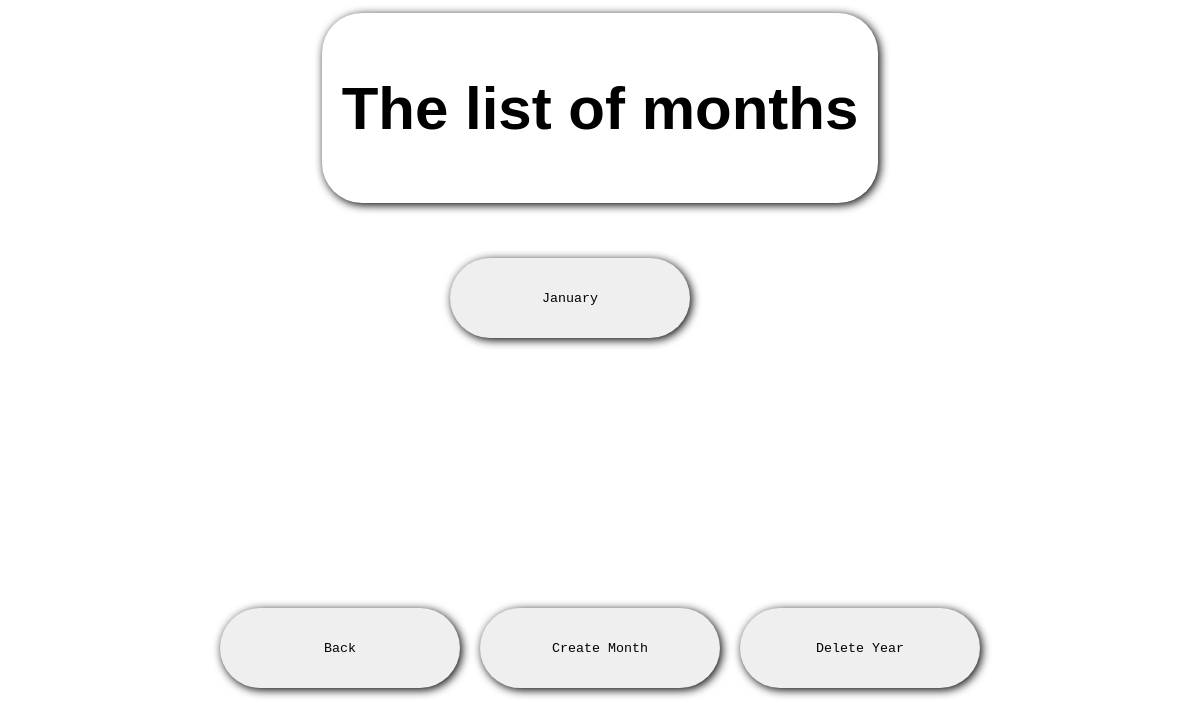
/getmonths29/, run on an earlier commit of the app's database.
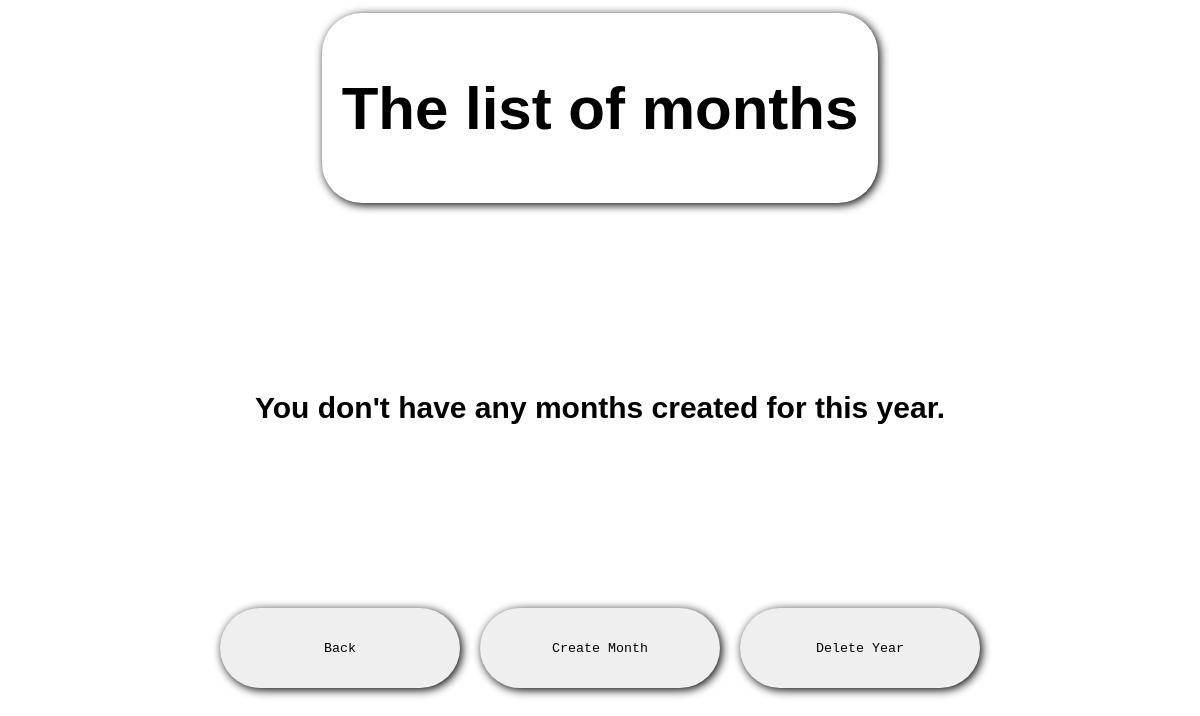
And on a later commit of the database.
### base/models.py (models this page shows)
class Months(models.Model):
    MONTH_CHOICES = [
        ("jan", "January"),
        ("feb", "February"),
        ("mar", "March"),
        ("apr", "April"),
        ("may", "May"),
        ("jun", "June"),
        ("jul", "July"),
        ("aug", "August"),
        ("sep", "September"),
        ("oct", "October"),
        ("nov", "November"),
        ("dec", "December"),
    ]
    name = models.CharField(max_length=3, choices=MONTH_CHOICES)
    year = models.ForeignKey(Year, on_delete= models.CASCADE)
    created_by = models.ForeignKey(User, on_delete=models.CASCADE)
    def __str__(self):
        return dict(self.MONTH_CHOICES).get(self.name, self.name)

### base/views.py (the view)
# urls.py: path("getmonths<int:year_id>/", views.getMonths, name="getmonths"),
def getMonths(request, year_id):
    year = get_object_or_404(Year, id=year_id)
    months = Months.objects.filter(year_id=year_id)
    context = {'months': months, "year": year}
    return render(request, 'base/getmonths.html', context)

### base/templates/base/getmonths.html
{% extends "base/base.html" %}
{% load static %}
{% block styles %}
<link rel="stylesheet" href="{% static 'base/getmonths_v5.css' %}" />
{% endblock styles %}
{% block content %}
<div class="title_months">
    <h1>The list of months</h1>
</div>
{% if months %}
<div class="months">
  {% for month in months %}
  <a href="{% url 'monthexpense' month.id %}">
    <button>{{month}}</button>
  </a>
  {% endfor %}
</div>
{% else %}
<div class="zeroItems">
  <p>You don't have any months created for this year.</p>
</div>
{% endif %}
<div class="backButton">
  <a href="{% url 'getyears' %}">
    <button>Back</button>
  </a>
  <a href="{% url 'createmonth' year.id %}">
    <button>Create Month</button>
  </a>
      <a href="{% url 'deleteyear' year.id %}">
       <button>Delete Year</button>
     </a>
</div>
{% endblock content %}

### base/templates/base/base.html (shortened to what this page needs)
{% load static %}
<!DOCTYPE html>
<html lang="en">
<head>
    <link rel="stylesheet" href="{% static 'base\base_styles_v2.css' %}">
    {% block styles %}{% endblock %}
</head>
<body>
    {% block content %}{% endblock %}
</body>
</html>

### base/static/base/base_styles_v2.css (style rules this page uses)
button { height: 10vh; width: 20vw; border-radius: 40px; border: none; box-shadow: 2px 2px 10px black; cursor: pointer; font-family: monospace; }
h1 { font-family: Arial, Helvetica, sans-serif; }

### base/static/base/getmonths_v5.css (style rules this page uses)
body { display: grid; grid-template-rows: 1fr 2fr 1fr; min-height: 100vh; }
.title_months { justify-self: center; align-self: center; font-size: 30px; font-family: Arial, Helvetica, sans-serif; padding: 20px; box-shadow: 2px 2px 10px black; border-radius: 40px; }
.backButton { display: grid; grid-template-columns: 1fr 1fr 1fr; justify-self: center; gap: 20px; }
.zeroItems { display: grid; align-items: center; justify-content: center; font-family: Arial, Helvetica, sans-serif; font-size: 30px; font-weight: bold; }

What changed in the data, as far as the page shows it:
removed Months: name "January"
Also different on the page:
text now shown: "You don't have any months created for this year."
